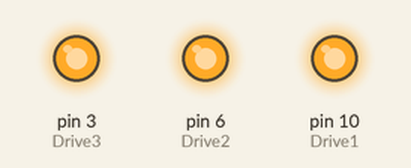
This sketch was run on a simulated Arduino Uno, built with avr-gcc and run on an emulated ATmega328P. On the bench: output pins drawn as LEDs (lit = HIGH).

Above: at 0.1 s.
Timing chart, 0 to 1.6 s (numbered marks = the images above):
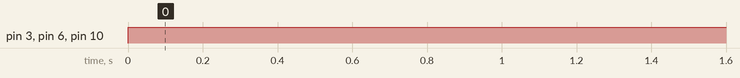

The sketch:

LED_test.ino
```cpp
#include "Arduino.h"

// Definition of the LED control pins, see schematics.
const uint8_t Drive1 =  10;
const uint8_t Drive2 = 6;
const uint8_t Drive3 = 3;


void setup() {
  // put your setup code here, to run once:
  pinMode(Drive1, OUTPUT);
  digitalWrite(Drive1, LOW);
  pinMode(Drive2, OUTPUT);
  digitalWrite(Drive2, LOW);
  pinMode(Drive3, OUTPUT);
  digitalWrite(Drive3, LOW);
}

void loop() {
  // put your main code here, to run repeatedly:
  digitalWrite(Drive1, HIGH);
  digitalWrite(Drive2, HIGH);
  digitalWrite(Drive3, HIGH);
}
```

Measured:
- by itself, pin 3 (Drive3), pin 6 (Drive2), pin 10 (Drive1): LOW → HIGH at 0.00 s
